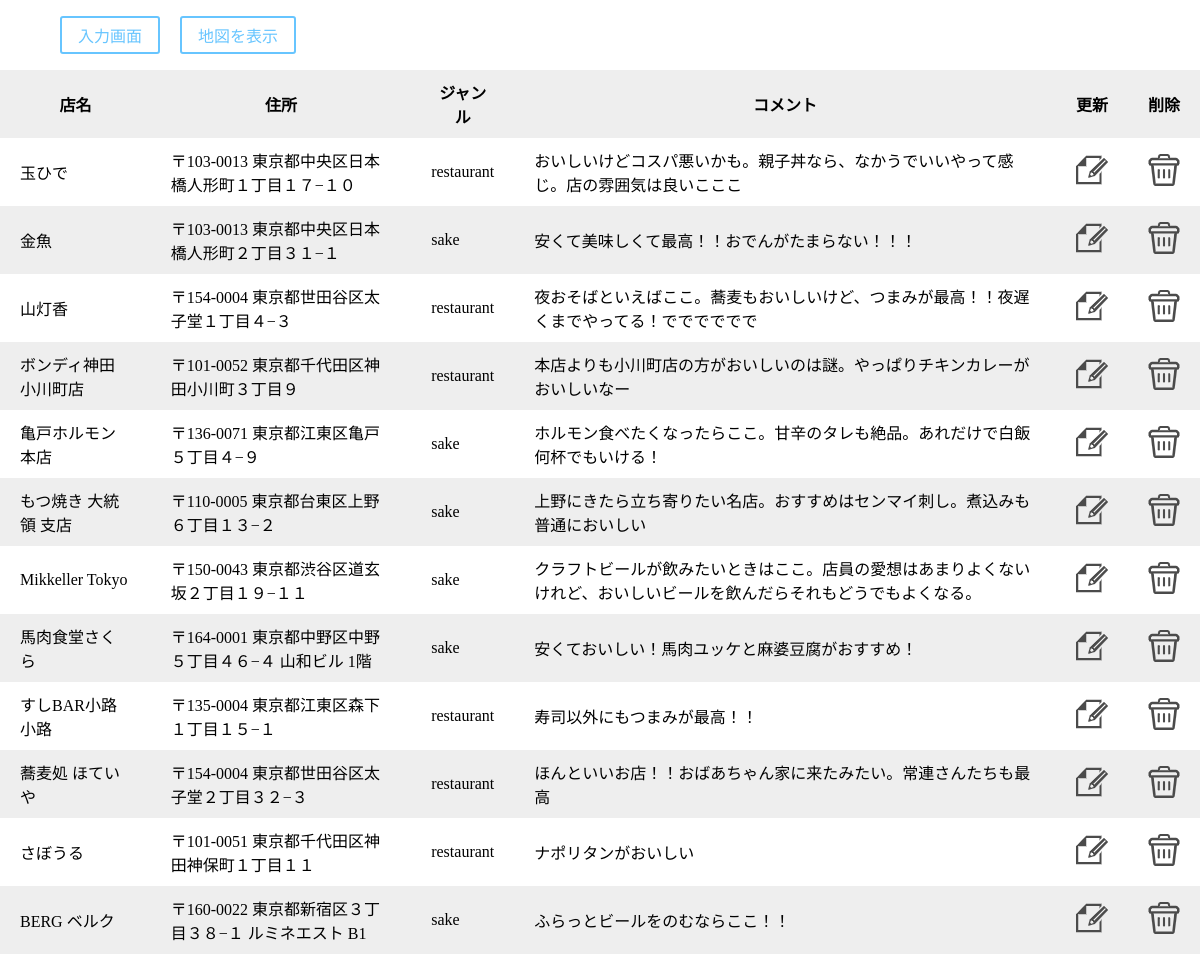
The page /select.php on the database its author committed.
### tables this page shows
CREATE TABLE `markers` (
  `id` int(11) NOT NULL,
  `name` varchar(60) NOT NULL,
  `address` varchar(80) NOT NULL,
  `lat` float(10,6) NOT NULL,
  `lng` float(10,6) NOT NULL,
  `type` varchar(30) NOT NULL,
  `comment` text NOT NULL
);

### select.php (the view, shortened to what this page needs)
<?php
$pdo = db_connect();
$stmt = $pdo->prepare("SELECT * FROM markers");
$status = $stmt->execute();
$view="";
if ($status==false) {
  $error = $stmt->errorInfo();
  exit("ErrorQuery:".$error[2]);
}else{
  while( $result = $stmt->fetch(PDO::FETCH_ASSOC)){
    $view .="<tr>";
    $view .= '<td>'.$result['name'].'</td>';
    $view .= '<td>'.$result['address'].'</td>';
    $view .= '<td>'.$result['type'].'</td>';
    $view .= '<td>'.$result['comment'].'</td>';
    $view .= '<td>'.'<a href="u_view.php?id='.$result["id"].'">'.'<img src="update.png">'.'</td>';
    $view .= '</a>';
    $view .= '<td>'.'<a href="delete.php?id='.$result["id"].'">'.'<img src="delete.png" id="delete_1">'.'</td>';
    $view .='</a>';
  }
}
?>
<!DOCTYPE html>
<html lang="ja">
<head>
<link rel="stylesheet" href="style.css">
</head>
<body id="main">
<table>
<tr>
    <th>店名</th>
    <th>住所</th>
    <th>ジャンル</th>
    <th>コメント </th>
    <th>更新</th>
    <th>削除</th>
</tr>
<div>
    <div class="container jumbotron"><?= $view ?></div>
</div>
  <div id="list">
    <ul>
        <li><a href="index.php"class="btn-flat-border">入力画面</a></li>
        <li><a href="index.html"class="btn-flat-border">地図を表示</a></li>
    </ul>
  </div>
</body>
</html>

### style.css (style rules this page uses)
html, body { height: 100%; margin: 0; padding: 0; }
table { width: 100%; border-collapse: collapse; border-spacing: 0; }
table th,table td { padding: 10px 20px; }
table tr:nth-child(odd) { background-color: #eee }
.btn-flat-border { display: inline-block; padding: 0.3em 1em; text-decoration: none; color: #67c5ff; border: solid 2px #67c5ff; border-radius: 3px; transition: .4s; }
li { list-style: none; float: left; margin-left: 20px; }
#list { display: flex; }

### rows shown on the page
markers: name "玉ひで", address "〒103-0013 東京都中央区日本橋人形町１丁目１７−１０", type "restaurant", comment "おいしいけどコスパ悪いかも。親子丼なら、なかうでいいやって感じ。店の雰囲気は良いこここ"
markers: name "金魚", address "〒103-0013 東京都中央区日本橋人形町２丁目３１−１", type "sake", comment "安くて美味しくて最高！！おでんがたまらない！！！"
markers: name "山灯香", address "〒154-0004 東京都世田谷区太子堂１丁目４−３", type "restaurant", comment "夜おそばといえばここ。蕎麦もおいしいけど、つまみが最高！！夜遅くまでやってる！でででででで"
markers: name "ボンディ神田小川町店", address "〒101-0052 東京都千代田区神田小川町３丁目９", type "restaurant", comment "本店よりも小川町店の方がおいしいのは謎。やっぱりチキンカレーがおいしいなー"
markers: name "亀戸ホルモン本店", address "〒136-0071 東京都江東区亀戸５丁目４−９", type "sake", comment "ホルモン食べたくなったらここ。甘辛のタレも絶品。あれだけで白飯何杯でもいける！"
markers: name "もつ焼き 大統領 支店", address "〒110-0005 東京都台東区上野６丁目１３−２", type "sake", comment "上野にきたら立ち寄りたい名店。おすすめはセンマイ刺し。煮込みも普通においしい"
markers: name "Mikkeller Tokyo", address "〒150-0043 東京都渋谷区道玄坂２丁目１９−１１", type "sake", comment "クラフトビールが飲みたいときはここ。店員の愛想はあまりよくないけれど、おいしいビールを飲んだらそれもどうでもよくなる。"
markers: name "馬肉食堂さくら", address "〒164-0001 東京都中野区中野５丁目４６−４ 山和ビル 1階", type "sake", comment "安くておいしい！馬肉ユッケと麻婆豆腐がおすすめ！"
markers: name "すしBAR小路小路", address "〒135-0004 東京都江東区森下１丁目１５−１", type "restaurant", comment "寿司以外にもつまみが最高！！"
markers: name "蕎麦処 ほていや", address "〒154-0004 東京都世田谷区太子堂２丁目３２−３", type "restaurant", comment "ほんといいお店！！おばあちゃん家に来たみたい。常連さんたちも最高"
markers: name "さぼうる", address "〒101-0051 東京都千代田区神田神保町１丁目１１", type "restaurant", comment "ナポリタンがおいしい"
markers: name "BERG ベルク", address "〒160-0022 東京都新宿区３丁目３８−１ ルミネエスト B1", type "sake", comment "ふらっとビールをのむならここ！！"
